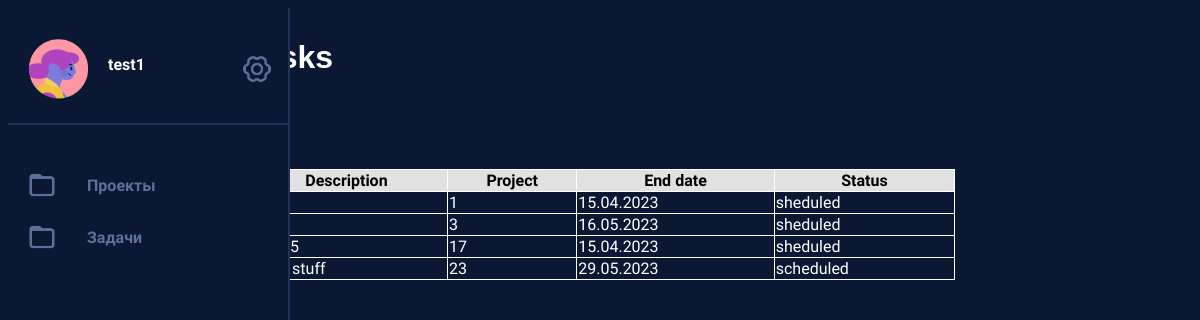
The page /tasks (signed in) on the database as committed earlier.
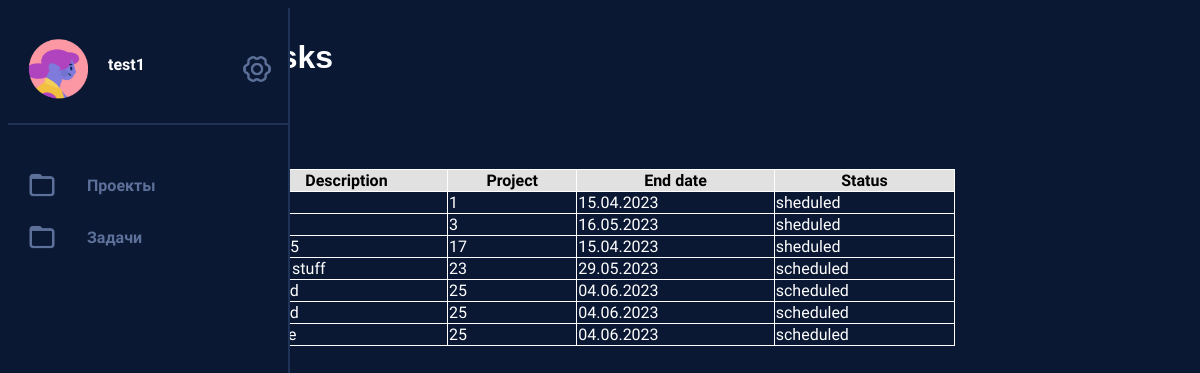
The same page on the database as committed later.
### data/tasks.py (models this page shows)
class Tasks(SqlAlchemyBase, SerializerMixin):
    __tablename__ = 'tasks'
    id = sqlalchemy.Column(sqlalchemy.Integer, primary_key=True, autoincrement=True)
    project = sqlalchemy.Column(sqlalchemy.Integer, nullable=True) #к которому он привязан
    description = sqlalchemy.Column(sqlalchemy.String, nullable=True) #описание задачи
    users = sqlalchemy.Column(sqlalchemy.String, nullable=True) # ID людей, которые отвечают за задачу ( 1, 4, 6 и тд)
    start_date = sqlalchemy.Column(sqlalchemy.DateTime, nullable=True, default=datetime.date.today())
    end_date = sqlalchemy.Column(sqlalchemy.DateTime, nullable=True)
    status = sqlalchemy.Column(sqlalchemy.String, nullable=True)

### services/task_adding.py (the view)
@blueprint.route('/tasks', methods=['GET', 'POST'])
@login_required
def all_tasks():
    t = []
    db_session = session.create_session()
    user_id = flask_login.current_user.id
    user = db_session.query(User).get(user_id)
    try:
        tasks = user.tasks.split(", ")
    except Exception:
        tasks = []
    for i in tasks:
        task = db_session.query(Tasks).get(i)
        t.append(
            [task.description, task.project, ".".join(str(task.end_date).split()[0].split("-")[::-1]), task.status, int(task.id)])
        t.sort(key=lambda row: (row[4]))
    return render_template('all_tasks.html', title='All Task', tasks=t, list_of_avatars=list_of_avatars,
                           avatar=user.picture-1, name=user.name, id=user_id)

### data/db_session.py (called while the page is built)
def create_session() -> Session:
    global __factory
    return __factory()

### funcs.py (called while the page is built)
@login_manager.user_loader
def load_user(user_id):
    return db_session.query(User).get(user_id)

### templates/all_tasks.html (shortened to what this page needs)
<!DOCTYPE html>
<html>
<head>
    <link href="/static/style.css" rel="stylesheet" type="text/css" />
</head>
<body>
{% extends "base.html" %}
{% block content %}
<div class="tasks_viewport">
         <div class="form_item">
             <h1>Tasks</h1>
             <table class="table">
                <thead class="thead-light">
                    <tr style="background-color: #e1e1e1">
                        <th scope="col">Description</th>
                        <th scope="col">Project</th>
                        <th scope="col">End date</th>
                        <th scope="col">Status</th>
                    </tr>
                </thead>
                 <tbody>
                 {% for task in tasks %}
                 <tr>
                       <td><a href="{{url_for('project_view.task_edit', task_id=task[4])}}" >{{ task[0] }}</a></td>
                       <td>{{ task[1] }}</td>
                       <td>{{ task[2] }}</td>
                       <td>{{ task[3] }}</td>
                     </tr>
                 {% endfor %}
                 </tbody>
         </table>
         </div>
</div>
{% endblock %}

Rows that differ between the two databases and show on the page:
added Tasks: project "25", task "04.06.2023", status "scheduled"
added Tasks: project "25", task "04.06.2023", status "scheduled"
added Tasks: project "25", task "04.06.2023", status "scheduled"
